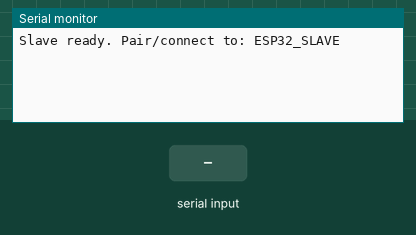
The program below on a simulated ESP32. Parts: the last lines printed to the serial monitor. Inputs (shaded band) come from the test bench. Nothing arrives over Bluetooth unless stated.

Above: at 1.7 s.
1.8 s: "1\n" received over the second serial link
At 3.0 s:
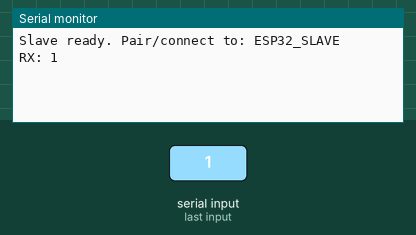
3.3 s: "0\n" received over the second serial link
At 4.3 s:
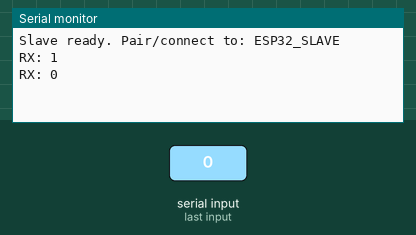
4.8 s: "2\n" received over the second serial link
At 5.4 s:
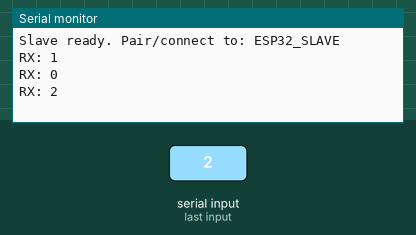

Measured:
- after the input at 1.8 s, the serial monitor: prints a new line at once (image 1)
- after the input at 3.3 s, the serial monitor: prints a new line at once (image 2)
- after the input at 4.8 s, the serial monitor: prints a new line at once (image 3)

The program:

main.cpp
```cpp
#include <Arduino.h>
#include "BluetoothSerial.h"

BluetoothSerial SerialBT;

const char* BT_NAME = "ESP32_SLAVE";

uint32_t lastPrint = 0;

void setup() {
  Serial.begin(115200);
  delay(500);

  if (!SerialBT.begin(BT_NAME)) {
    Serial.println("BT start failed!");
    while (1) delay(1000);
  }

  Serial.println("Slave ready. Pair/connect to: ESP32_SLAVE");
}

void loop() {
  // If something received over BT, read it and reply
  if (SerialBT.available()) {
    String msg = SerialBT.readStringUntil('\n');  // expects newline from master
    msg.trim();

    Serial.print("RX: ");
    Serial.println(msg);

    // Reply
    SerialBT.print("ACK ");
    SerialBT.println(msg);
  }
}
```
